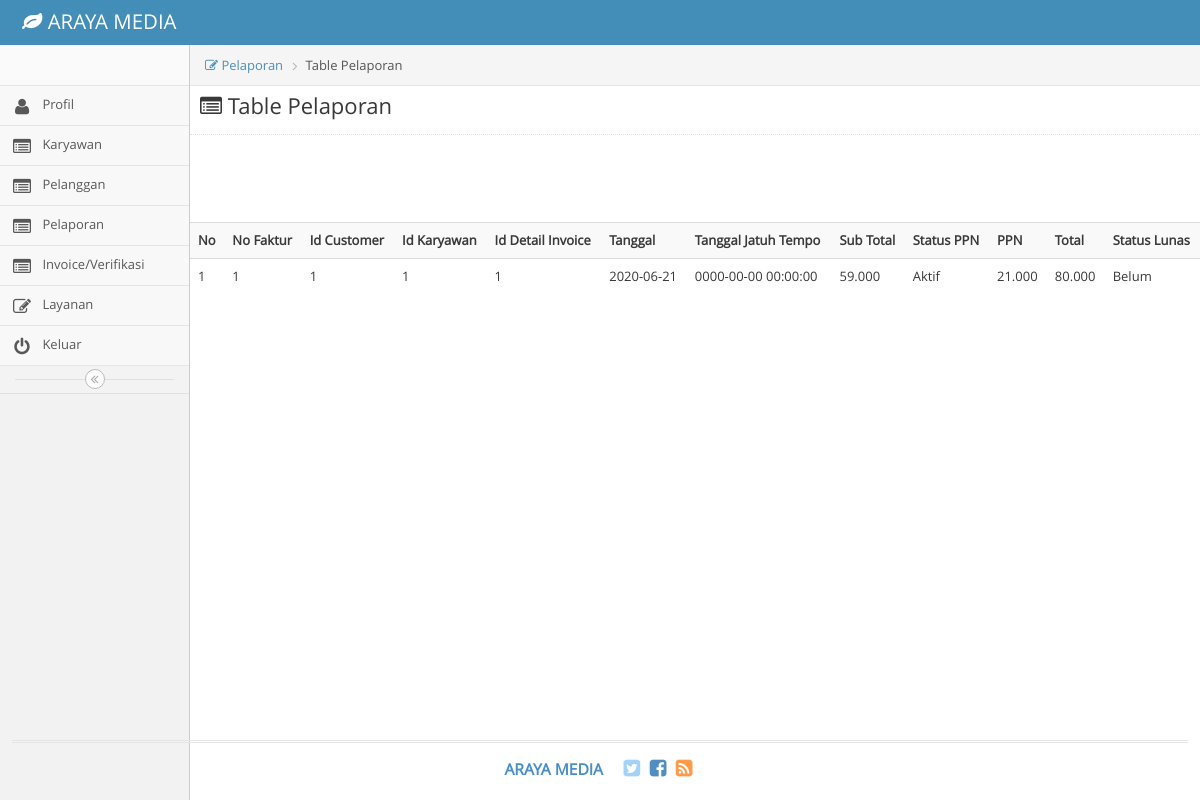
The page /index.php/pelaporan_admin on the database its author committed.
### tables this page shows
CREATE TABLE `invoice` (
  `No_Faktur` int(11) NOT NULL,
  `id_Customer` int(11) DEFAULT NULL,
  `id_Karyawan` int(11) DEFAULT NULL,
  `id_Detail_Invoice` int(11) DEFAULT NULL,
  `Tanggal` date DEFAULT NULL,
  `Tgl_JatuhTempo` datetime DEFAULT NULL,
  `Sub_Total` varchar(45) DEFAULT NULL,
  `Status_Ppn` varchar(45) DEFAULT NULL,
  `Ppn` varchar(45) DEFAULT NULL,
  `Total` varchar(45) DEFAULT NULL,
  `Status_Lunas` varchar(45) DEFAULT NULL
);

### application/controllers/Pelaporan_Admin.php (called while the page is built, shortened)
<?php
class Pelaporan_Admin extends CI_Controller {
	public function index()
	{
		$this->load->view('Pelaporan_Admin');
	}
}

### index.php (called while the page is built, shortened)
<?php
require_once BASEPATH.'core/CodeIgniter.php';

### application/views/pelaporan_admin.php (the view, shortened to what this page needs)
<!DOCTYPE html>
<html lang="en">
	<head>
		<link rel="stylesheet" href="<?php echo base_url()?>assets/css/bootstrap.min.css" />
		<link rel="stylesheet" href="<?php echo base_url()?>assets/font-awesome/4.5.0/css/font-awesome.min.css" />
		<link rel="stylesheet" href="<?php echo base_url()?>assets/css/ace.min.css" class="ace-main-stylesheet" id="main-ace-style" />
		<link rel="stylesheet" href="<?php echo base_url()?>assets/css/ace-skins.min.css" />
		<link rel="stylesheet" href="<?php echo base_url()?>assets/css/ace-rtl.min.css" />
	</head>
	<body class="no-skin">
		<div id="navbar" class="navbar navbar-default          ace-save-state">
			<div class="navbar-container ace-save-state" id="navbar-container">
				<div class="navbar-header pull-left">
					<a href="profil" class="navbar-brand">
						<small>
							<i class="fa fa-leaf"></i>
							ARAYA MEDIA
						</small>
					</a>
				</div>
			</div>
		</div>
		<div class="main-container ace-save-state" id="main-container">
			<div id="sidebar" class="sidebar                  responsive                    ace-save-state">
				<div class="sidebar-shortcuts" id="sidebar-shortcuts">
				</div>
<ul class="nav nav-list">
					<li class="">
						<a href="<?php echo base_url("index.php/profil_admin")?>">
							<i class="menu-icon fa fa-user"></i>
							<span class="menu-text">
								Profil
							</span>
						</a>
					</li>
					<li class="">
						<a href="<?php echo base_url("index.php/karyawan_admin")?>">
							<i class="menu-icon fa fa-list-alt"></i>
							<span class="menu-text">
								Karyawan
							</span>
						</a>
					</li>
					<li class="">
						<a href="<?php echo base_url("index.php/pelanggan_admin")?>">
							<i class="menu-icon fa fa-list-alt"></i>
							<span class="menu-text">
								Pelanggan
							</span>
						</a>
					</li>
					<li class="">
						<a href="<?php echo base_url("index.php/pelaporan_admin")?>">
							<i class="menu-icon fa fa-list-alt"></i>
							<span class="menu-text">
								Pelaporan
							</span>
						</a>
					</li>
					<li class="">
						<a href="<?php echo base_url("index.php/invover_admin")?>">
							<i class="menu-icon fa fa-list-alt"></i>
							<span class="menu-text">
								Invoice/Verifikasi
							</span>
						</a>
					</li>
					<li class="">
						<a href="<?php echo base_url("index.php/layanan_admin")?>">
							<i class="menu-icon fa fa-pencil-square-o"></i>
							<span class="menu-text">
								Layanan
							</span>
						</a>
					</li>
					<li class="">
						<a href="<?php echo base_url("index.php/keluar_admin")?>">
							<i class="menu-icon fa fa-power-off"></i>
							<span class="menu-text">
								Keluar
							</span>
						</a>
					</li>
				</ul>
				<div class="sidebar-toggle sidebar-collapse" id="sidebar-collapse">
					<i id="sidebar-toggle-icon" class="ace-icon fa fa-angle-double-left ace-save-state" data-icon1="ace-icon fa fa-angle-double-left" data-icon2="ace-icon fa fa-angle-double-right"></i>
				</div>
			</div>
			<div class="main-content">
				<div class="main-content-inner">
					<div class="breadcrumbs ace-save-state" id="breadcrumbs">
						<ul class="breadcrumb">
						<li><a href=""><i class="menu-icon fa fa-pencil-square-o"></i> Pelaporan</li></a>
              			<li><i class="icon_document_alt"></i>Table Pelaporan</li>
						</ul>
					</div>
						<h3 class="page-header"><i class="menu-icon fa fa-list-alt" style="margin-left: 10px"></i> Table Pelaporan</h3>
					<section class="wrapper">
						<table class="table table-striped table-advance table-hover">
					                <tbody>
					                  <tr>
					                  	<th><i class="icon_profile"></i> No</th>
					                    <th><i class="icon_profile"></i> No Faktur</th>
					                  	<th><i class="icon_profile"></i> Id Customer</th>
					                    <th><i class="icon_mail_alt"></i> Id Karyawan</th>
					                    <th><i class="icon_calendar"></i> Id Detail Invoice</th>
					                    <th><i class="icon_profile"></i> Tanggal</th>
					                  	<th><i class="icon_profile"></i> Tanggal Jatuh Tempo</th>
					                    <th><i class="icon_mail_alt"></i> Sub Total</th>
					                    <th><i class="icon_calendar"></i> Status PPN</th>
					                    <th><i class="icon_calendar"></i> PPN</th>
					                    <th><i class="icon_mail_alt"></i> Total</th>
					                    <th><i class="icon_calendar"></i> Status Lunas</th>
					                  </tr>
					                  <?php
								include ('koneksi.php');
								$sql='select * from invoice';
								$ambil=mysqli_query($konek,$sql);
								$nomor=1;
								while($data=mysqli_fetch_array($ambil)){
								echo "<tr>";
								echo "<td>".$nomor++."</td>";
								echo "<td>".$data['No_Faktur']."</td>";
								echo "<td>".$data['id_Customer']."</td>";
								echo "<td>".$data['id_Karyawan']."</td>";
								echo "<td>".$data['id_Detail_Invoice']."</td>";
								echo "<td>".$data['Tanggal']."</td>";
								echo "<td>".$data['Tgl_JatuhTempo']."</td>";
								echo "<td>".$data['Sub_Total']."</td>";
								echo "<td>".$data['Status_Ppn']."</td>";
								echo "<td>".$data['Ppn']."</td>";
								echo "<td>".$data['Total']."</td>";
								echo "<td>".$data['Status_Lunas']."</td>";
								echo "</tr>";
								}
								?>
					</section>
											</div>
										</div>
									</div>
			<div class="footer">
				<div class="footer-inner">
					<div class="footer-content">
						<span class="bigger-120">
							<span class="blue bolder">ARAYA MEDIA </span>
						</span>
						<span class="action-buttons">
							<a href="#">
								<i class="ace-icon fa fa-twitter-square light-blue bigger-150"></i>
							</a>
							<a href="#">
								<i class="ace-icon fa fa-facebook-square text-primary bigger-150"></i>
							</a>
							<a href="#">
								<i class="ace-icon fa fa-rss-square orange bigger-150"></i>
							</a>
						</span>
					</div>
				</div>
			</div>
	</body>
</html>

### rows shown on the page
invoice: No_Faktur "1", id_Customer "1", id_Karyawan "1", id_Detail_Invoice "1", Tanggal "2020-06-21", Tgl_JatuhTempo "0000-00-00 00:00:00", Sub_Total "59.000", Status_Ppn "Aktif", Ppn "21.000", Total "80.000", Status_Lunas "Belum"
